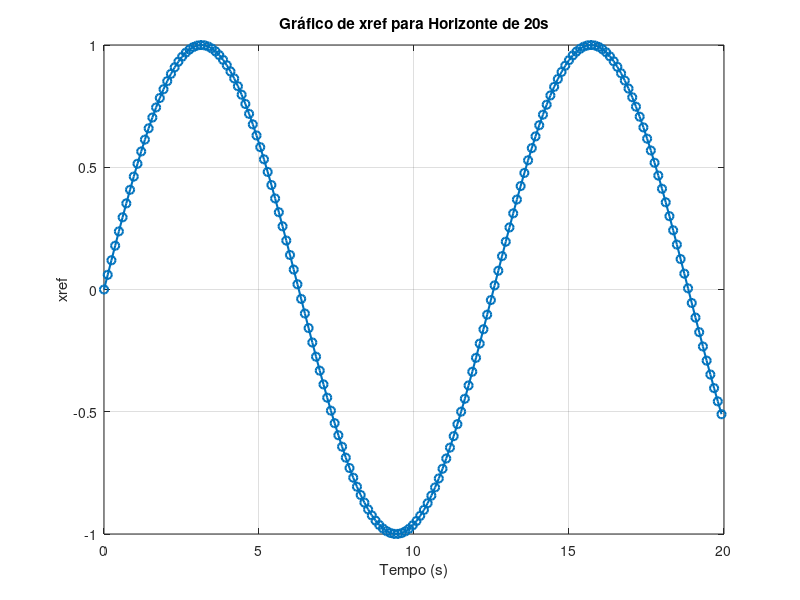
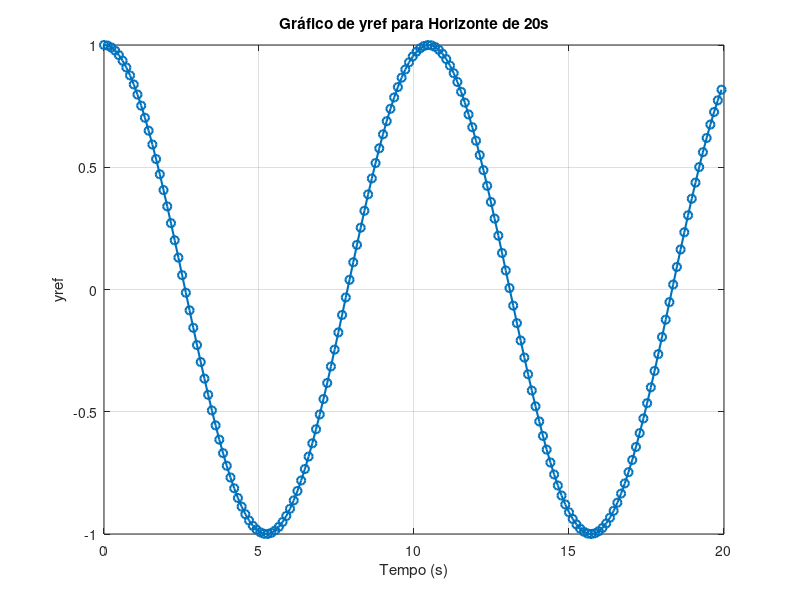
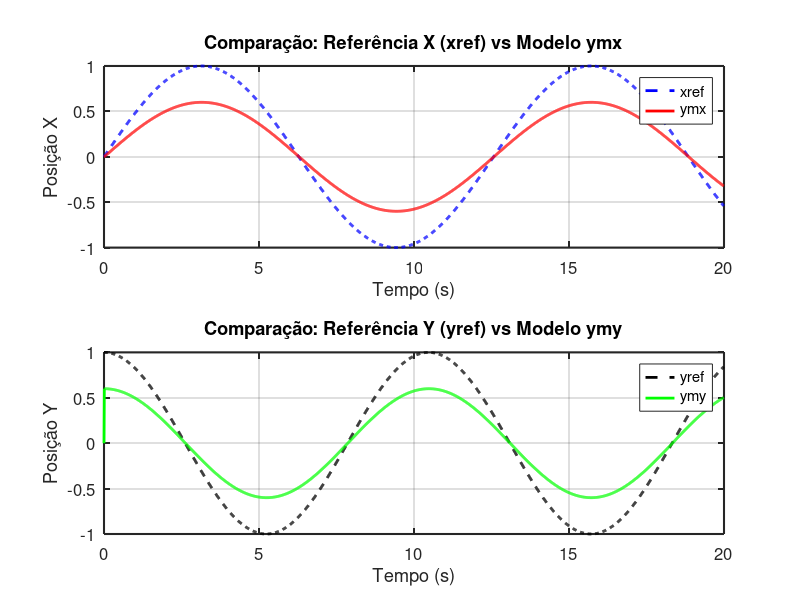

These figures' MATLAB source, in order:
% Limpeza inicial
clear; clc;

% Leitura dos arquivos
data_yk = dlmread('pos_or_log.txt', ',');         % Arquivo com saída do sistema
data_ref = dlmread('registro_ref.txt', ',');     % Arquivo com referências
data_ymx = dlmread('registro_ymx.txt', ',');     % Arquivo com ymx
data_ymy = dlmread('registro_ymy.txt', ',');     % Arquivo com ymy

% Dados do arquivo pos_or_log.txt
tempo_yk = data_yk(:, 1);         % Tempo da saída
posicao_x = data_yk(:, 2);        % Posição X
posicao_y = data_yk(:, 3);        % Posição Y

% Dados do arquivo registro_ref.txt
tempo_ref = data_ref(:, 1);       % Tempo da referência
xref = data_ref(:, 2);            % Referência X
yref = data_ref(:, 3);            % Referência Y

% Dados dos arquivos ymx e ymy
tempo_ymx = data_ymx(:, 1);       % Tempo para ymx
ymx = data_ymx(:, 2);             % Valores de ymx
tempo_ymy = data_ymy(:, 1);       % Tempo para ymy
ymy = data_ymy(:, 2);             % Valores de ymy

% Ajuste de intervalo: considera o horizonte comum de simulação
tempo_comum = intersect(intersect(tempo_yk, tempo_ref), intersect(tempo_ymx, tempo_ymy));

% Interpolação dos dados para alinhar os tempos
xref_interp = interp1(tempo_ref, xref, tempo_comum, 'linear');
yref_interp = interp1(tempo_ref, yref, tempo_comum, 'linear');
ymx_interp = interp1(tempo_ymx, ymx, tempo_comum, 'linear');
ymy_interp = interp1(tempo_ymy, ymy, tempo_comum, 'linear');
posicao_x_interp = interp1(tempo_yk, posicao_x, tempo_comum, 'linear');
posicao_y_interp = interp1(tempo_yk, posicao_y, tempo_comum, 'linear');

% **Parte para gerar os gráficos de xref e yref para um horizonte de 20s**

% Definir o horizonte de simulação (20 segundos)
horizonte_simulacao = 20; % Tempo máximo de 20 segundos
passo_tempo = 0.12;      % Intervalo de amostragem de 0.12s, conforme dados do arquivo
tempo_simulacao = 0:passo_tempo:horizonte_simulacao;

% Interpolar xref e yref para o horizonte de simulação de 20s
xref_simulacao = interp1(tempo_ref, xref, tempo_simulacao, 'linear');
yref_simulacao = interp1(tempo_ref, yref, tempo_simulacao, 'linear');

% Plotar xref ao longo do tempo (20s)
figure;
plot(tempo_simulacao, xref_simulacao, '-o', 'LineWidth', 1.5);
xlabel('Tempo (s)');
ylabel('xref');
title('Gráfico de xref para Horizonte de 20s');
grid on;

% Plotar yref ao longo do tempo (20s)
figure;
plot(tempo_simulacao, yref_simulacao, '-o', 'LineWidth', 1.5);
xlabel('Tempo (s)');
ylabel('yref');
title('Gráfico de yref para Horizonte de 20s');
grid on;

% **Fim da parte de gráficos para xref e yref**

% Novos gráficos: xref vs ymx e yref vs ymy
figure;

% xref vs ymx
subplot(2, 1, 1);
plot(tempo_comum, xref_interp, 'b--', 'LineWidth', 2, 'DisplayName', 'xref');
hold on;
plot(tempo_comum, ymx_interp, 'r-', 'LineWidth', 2, 'DisplayName', 'ymx');
title('Comparação: Referência X (xref) vs Modelo ymx');
xlabel('Tempo (s)');
ylabel('Posição X');
legend show;
grid on;
set(gca, 'LineWidth', 1.5, 'FontSize', 12);

% yref vs ymy
subplot(2, 1, 2);
plot(tempo_comum, yref_interp, 'k--', 'LineWidth', 2, 'DisplayName', 'yref');
hold on;
plot(tempo_comum, ymy_interp, 'g-', 'LineWidth', 2, 'DisplayName', 'ymy');
title('Comparação: Referência Y (yref) vs Modelo ymy');
xlabel('Tempo (s)');
ylabel('Posição Y');
legend show;
grid on;
set(gca, 'LineWidth', 1.5, 'FontSize', 12);

% Ajuste dos limites do eixo Y para garantir que ambos os gráficos sejam visíveis
ylim([min(min(yref_interp), min(ymy_interp)), max(max(yref_interp), max(ymy_interp))]);

% Estatísticas de Posição X e Y
stats_x = [mean(posicao_x_interp), var(posicao_x_interp), std(posicao_x_interp), max(posicao_x_interp), min(posicao_x_interp)];
stats_y = [mean(posicao_y_interp), var(posicao_y_interp), std(posicao_y_interp), max(posicao_y_interp), min(posicao_y_interp)];

% Exibição das estatísticas
fprintf('Estatísticas para Posição X:\n');
fprintf('Média: %.4f, Variância: %.4f, Desvio Padrão: %.4f, Máximo: %.4f, Mínimo: %.4f\n', stats_x);
fprintf('\nEstatísticas para Posição Y:\n');
fprintf('Média: %.4f, Variância: %.4f, Desvio Padrão: %.4f, Máximo: %.4f, Mínimo: %.4f\n', stats_y);
